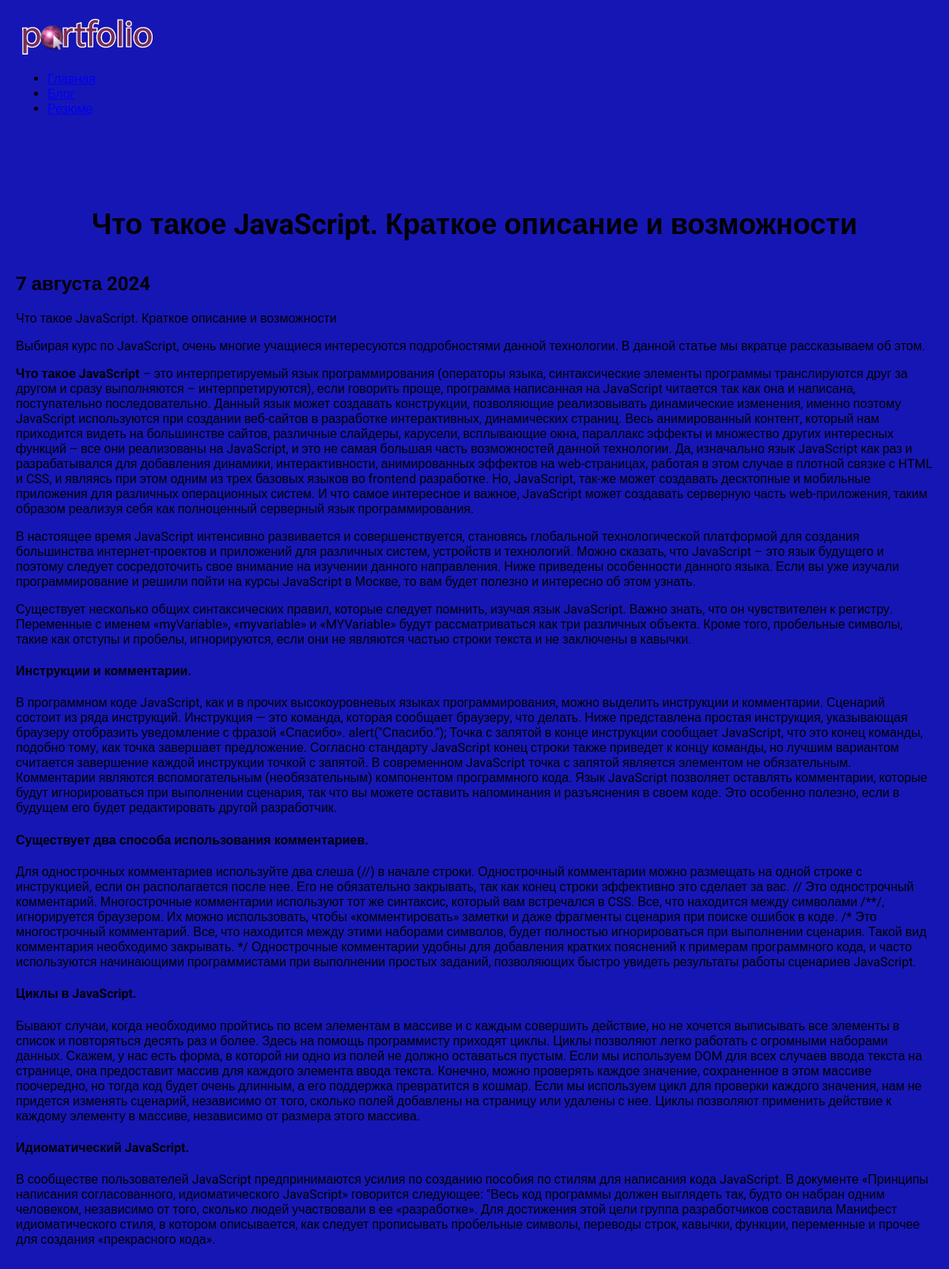
/blog/5/, run on the app's committed database.
### blog/models.py (models this page shows, shortened)
class Blog(models.Model):
    title = models.CharField(max_length=200)
    description = models.TextField()
    date = models.DateField()

### blog/views.py (the view)
# urls.py: path('<int:blog_id>/', views.detail, name="detail"),
def detail(request, blog_id):
    blog = get_object_or_404(Blog, pk=blog_id)
    return render(request, 'blog/details.html', {'blog': blog})

### blog/templates/blog/details.html
{% extends 'skills/base.html' %}
{% block content %}
<div class="detail">
    <h1>{{ blog.title }}</h1>
    <h2>{{ blog.date | date:'j E Y' }}</h2>
    {{ blog.description | safe }}
</div>
{% endblock %}

### skills/static/css/style.css (style rules this page uses)
body { background: #1616b5; padding: 0; margin: 0; font-family: "Roboto", sans-serif; }
.content h1 { text-align: center; margin: 60px 0 40px; font-size: 36px; }

### data on the page
Blog: title "Что такое JavaScript. Краткое описание и возможности", date "7 августа 2024", description "Что такое JavaScript. Краткое описание и возможности Выбирая курс по JavaScript, очень многие учащиеся интересуются подробностями данной технологии. В данной статье мы вкратце рассказываем об этом. Что такое JavaScript – это интерпретируемый язык программирования (операторы языка, синтаксические элементы программы транслируются друг за другом и сразу выполняются – интерпретируются), если говорить проще, программа написанная на JavaScript читается так как она и написана, поступательно последовательно. Данный язык может создавать конструкции, позволяющие реализовывать динамические изменения, именно поэтому JavaScript используются при создании веб-сайтов в разработке интерактивных,…"
